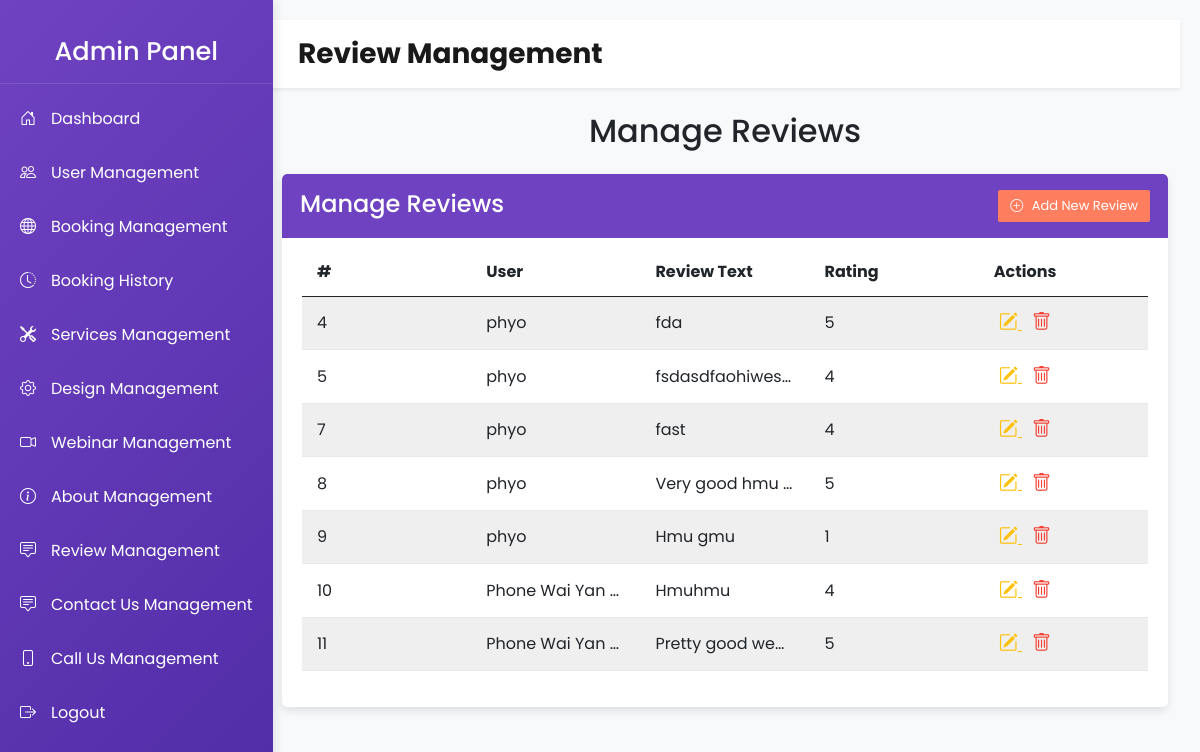
Screenshot of /admin/review_management.php with the database file from the repository.
### tables this page shows
CREATE TABLE `user_ratings` (
  `id` int(11) UNSIGNED NOT NULL,
  `user_id` int(11) UNSIGNED NOT NULL,
  `rating` tinyint(1) NOT NULL,
  `review_text` text DEFAULT NULL,
  `created_at` timestamp NOT NULL DEFAULT current_timestamp()
);

CREATE TABLE `users` (
  `id` int(11) UNSIGNED NOT NULL,
  `name` varchar(100) NOT NULL,
  `email` varchar(100) NOT NULL,
  `phone` varchar(15) NOT NULL,
  `password` varchar(255) NOT NULL,
  `otp` varchar(6) NOT NULL,
  `profile_picture` varchar(255) DEFAULT 'uploads/default_image.svg',
  `created_at` timestamp NOT NULL DEFAULT current_timestamp(),
  `is_confirmed` tinyint(1) DEFAULT 0,
  `is_admin` tinyint(1) NOT NULL DEFAULT 0
);

### admin/review_management.php (the view, shortened to what this page needs)
<?php
include('dbcon.php');
$query = "SELECT ur.id, u.name, ur.review_text, ur.rating
          FROM user_ratings ur
          JOIN users u ON ur.user_id = u.id";
$result = $conn->query($query);
?>
<!DOCTYPE html>
<html lang="en">
<head>
    <link rel="stylesheet" href="https://cdn.jsdelivr.net/npm/bootstrap@5.0.2/dist/css/bootstrap.min.css">
    <link href="https://cdnjs.cloudflare.com/ajax/libs/bootstrap-icons/1.8.1/font/bootstrap-icons.min.css" rel="stylesheet">
</head>
<body>
<div class="wrapper">
         <div class="sidebar">
    <h3 class="text-center py-3">Admin Panel</h3>
    <a href="dashboard.php"><i class="bi bi-house-door"></i> Dashboard</a>
    <a href="users_edit.php"><i class="bi bi-people"></i> User Management</a>
    <a href="booking_edit.php"><i class="bi bi-globe"></i> Booking Management</a>
    <a href="booking_history.php"><i class="bi bi-clock-history"></i> Booking History</a>
    <a href="services_edit.php"><i class="bi bi-tools"></i> Services Management</a>
    <a href="design_edit.php"><i class="bi bi-gear"></i> Design Management</a>
    <a href="webinar_edit.php"><i class="bi bi-camera-video"></i> Webinar Management</a>
    <a href="about_us_management.php"><i class="bi bi-info-circle"></i> About Management</a>
    <a href="review_management.php"><i class="bi bi-chat-square-text"></i> Review Management</a>
    <a href="contact_us_management.php"><i class="bi bi-chat-square-text"></i> Contact Us Management</a>
    <a href="call_us_management.php"><i class="bi bi-phone"></i> Call Us Management</a>
    <a href="logout.php"><i class="bi bi-box-arrow-right"></i> Logout</a>
</div>
    <div class="content">
        <nav class="navbar navbar-expand-lg navbar-light bg-white px-lg-3 py-lg-2 shadow-sm sticky-top">
            <div class="container-fluid">
                <a class="navbar-brand me-5 fw-bold fs-3 h-font" href="#">Review Management</a>
            </div>
        </nav>
        <div class="container">
            <h2 class="my-4 text-center">Manage Reviews</h2>
            <div class="table-responsive table-wrapper">
                <div class="table-title">
                    <div class="row">
                        <div class="col-sm-6 p-0 flex justify-content-lg-start justify-content-center">
                            <h2 class="ml-lg-2">Manage Reviews</h2>
                        </div>
                        <div class="col-sm-6 p-0 flex justify-content-lg-end justify-content-center">
                            <a href="#addReviewForm" class="btn btn-success" onclick="toggleForm('addReviewForm')">
                                <i class="bi bi-plus-circle"></i> Add New Review
                            </a>
                        </div>
                    </div>
                </div>
                <table class="table table-striped table-hover">
                    <thead>
                        <tr>
                            <th>#</th>
                            <th>User</th>
                            <th>Review Text</th>
                            <th>Rating</th>
                            <th>Actions</th>
                        </tr>
                    </thead>
                    <tbody>
                        <?php
                        if ($result->num_rows > 0) {
                            while ($row = $result->fetch_assoc()) {
                                echo '<tr>';
                                echo '<td data-label="#">' . $row['id'] . '</td>';
                                echo '<td data-label="User">' . htmlspecialchars($row['name']) . '</td>';
                                echo '<td data-label="Review Text">' . htmlspecialchars($row['review_text']) . '</td>';
                                echo '<td data-label="Rating">' . htmlspecialchars($row['rating']) . '</td>';
                                echo '<td data-label="Actions">
                                        <a href="#editReviewForm' . $row['id'] . '" class="edit" onclick="toggleForm(\'editReviewForm' . $row['id'] . '\')">
                                            <i class="bi bi-pencil-square" data-toggle="tooltip" title="Edit"></i>
                                        </a>
                                        <a href="#deleteReviewForm' . $row['id'] . '" class="delete" onclick="toggleForm(\'deleteReviewForm' . $row['id'] . '\')">
                                            <i class="bi bi-trash" data-toggle="tooltip" title="Delete"></i>
                                        </a>
                                    </td>';
                                echo '</tr>';
                            }
                        } else {
                            echo '<tr><td colspan="5" class="text-center">No reviews found</td></tr>';
                        }
                        ?>
                    </tbody>
                </table>
            </div>
        </div>
    </div>
</div>
</body>
</html>

### admin/review_management.php (style rules this page uses)
body, html { margin: 0; padding: 0; width: 100%; height: 100%; overflow-x: hidden; font-family: 'Poppins', sans-serif; background-color: #f8f9fa; }
.wrapper { display: flex; flex-direction: column; width: 100%; height: 100vh; }
.sidebar { background: linear-gradient(135deg, #6f42c1, #512da8); color: #fff; min-width: 250px; height: 100%; padding-top: 20px; position: fixed; top: 0; left: 0; transition: all 0.3s; z-index: 1050; box-shadow: 2px 0 10px rgba(0, 0, 0, 0.1); }
.sidebar h3 { color: #fff; text-align: center; padding: 20px 0; font-size: 1.6em; border-bottom: 1px solid rgba(255, 255, 255, 0.1); }
.sidebar a { color: #fff; display: flex; align-items: center; padding: 15px 20px; text-decoration: none; transition: background 0.3s, padding-left 0.3s; }
.sidebar a .bi { margin-right: 15px; }
.sidebar { transition: left 0.3s; }
.content { margin-left: 250px; width: calc(100% - 250px); padding: 20px; transition: all 0.3s; }
.table-wrapper { background: #fff; padding: 20px; border-radius: 5px; box-shadow: 0 4px 8px rgba(0, 0, 0, 0.1); }
.table-title { background: #6f42c1; color: #fff; padding: 16px 30px; margin: -20px -20px 10px; border-radius: 5px 5px 0 0; }
.table-title h2 { margin: 0; font-size: 24px; }
.table-title .btn { float: right; font-size: 13px; background: #ff7e5f; border: none; min-width: 50px; border-radius: 2px; margin-left: 10px; }
.table-title .btn i { margin-right: 5px; }
table.table { border-color: #e9e9e9; width: 100%; table-layout: fixed; }
table.table th, table.table td { padding: 12px 15px; vertical-align: middle; border-color: #e9e9e9; overflow: hidden; text-overflow: ellipsis; white-space: nowrap; }
table.table-striped tbody tr:nth-of-type(odd) { background-color: #fcfcfc; }
table.table td a { color: #a0a5b1; margin: 0 5px; }
table.table td a.edit { color: #ffc107; }
table.table td a.delete { color: #f44336; }
table.table td i { font-size: 19px; }

### rows the page displays
user_ratings: id "4", user.name "phyo", review_text "fda", rating "5"
user_ratings: id "5", user.name "phyo", review_text "fsdasdfaohiwes…", rating "4"
user_ratings: id "7", user.name "phyo", review_text "fast", rating "4"
user_ratings: id "8", user.name "phyo", review_text "Very good hmu…", rating "5"
user_ratings: id "9", user.name "phyo", review_text "Hmu gmu", rating "1"
user_ratings: id "10", user.name "Phone Wai Yan…", review_text "Hmuhmu", rating "4"
user_ratings: id "11", user.name "Phone Wai Yan…", review_text "Pretty good we…", rating "5"
